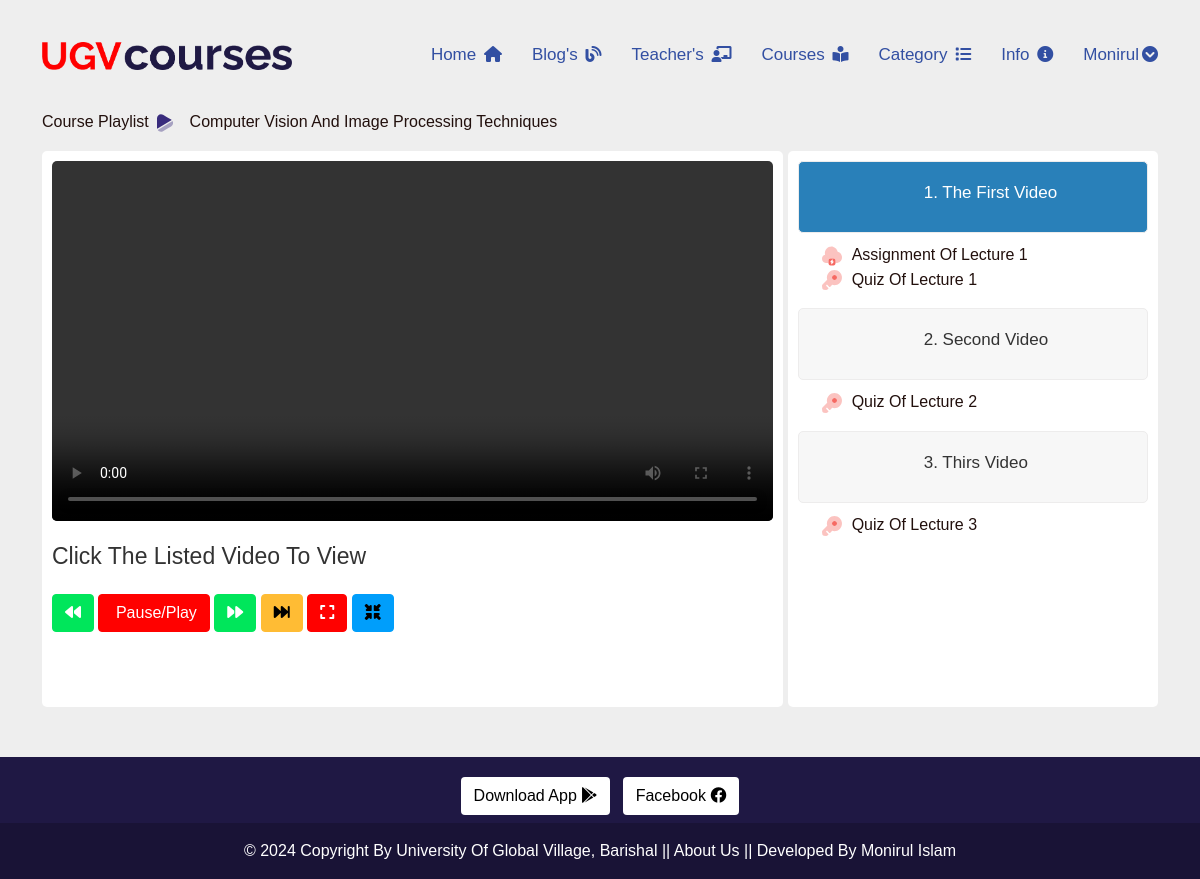
Before: /courses/computer-vision-and-image-processing-techniques/playlist/ (signed in) with the older database file.
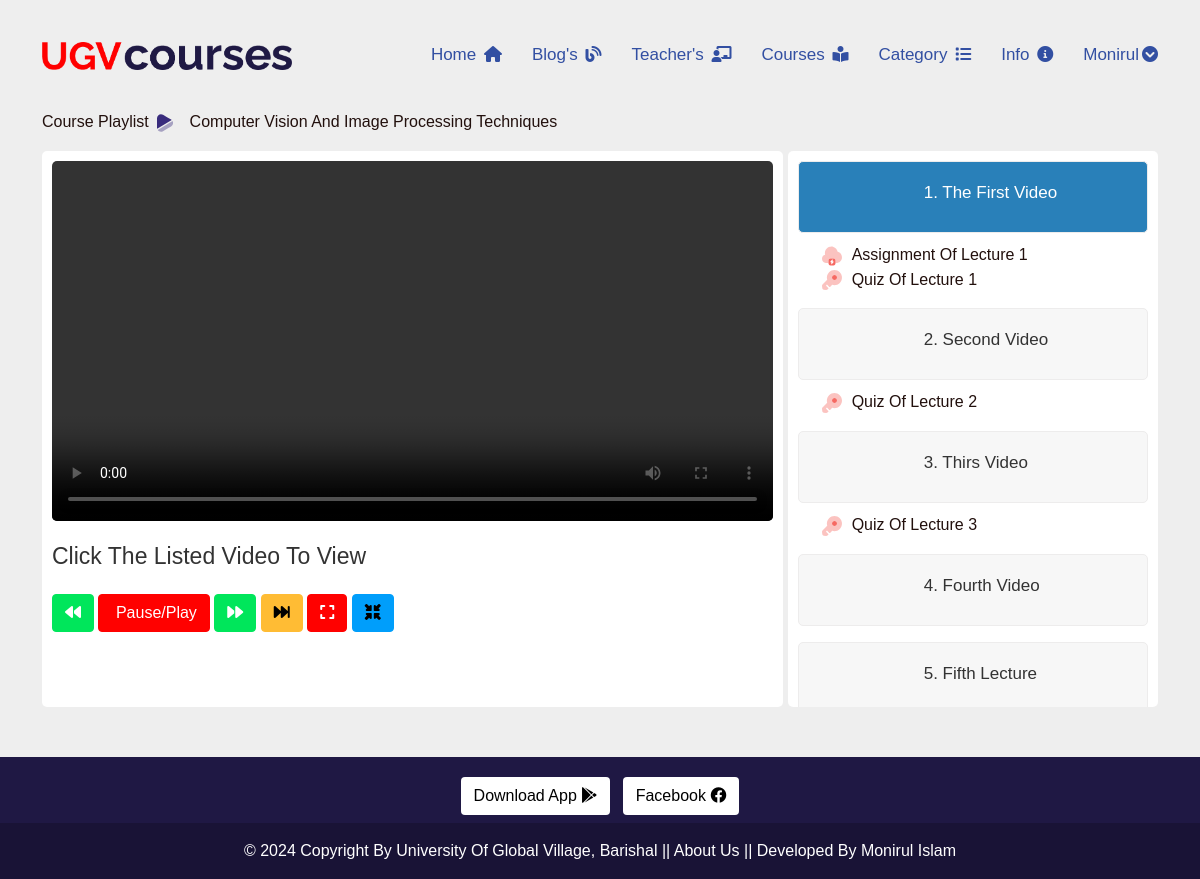
After: the same page with the newer database file.
### lms/models.py (models this page shows, shortened)
class Video(models.Model):
    course = models.ForeignKey(Course, related_name='videos', on_delete=models.CASCADE)
    title = models.CharField(max_length=150)
    is_preview = models.BooleanField(default=False)
    video_file = models.FileField(upload_to=UploadToPath('course_videos/'))
    class_file = models.FileField(upload_to='course_files/', null=True, blank=True )
    assignment = models.FileField(upload_to='course_files/', null=True, blank=True )
    quiz = models.URLField(max_length=500, null=True, blank=True)

### lms/views.py (the view)
# urls.py: path('courses/<slug:course_slug>/playlist/', course_playlist, name='course_playlist'),
@login_required(login_url='profile')
def course_playlist(request, course_slug):
    course = get_object_or_404(Course, slug=course_slug)
    if Enrollment.objects.filter(user=request.user, course=course, approved=True).exists():
        return render(request, 'playlist.html', {'course': course})
    else:
        return redirect('courses')  # Redirect to the courses page or another appropriate page

### lms/context_processors.py (called while the page is built)
def get_all_categories(request):
    categories = Category.objects.all()
    category_counts = []
    for category in categories:
        course_count = Course.objects.filter(category=category).count()
        if course_count > 0:  # Only include non-empty categories
            category_counts.append({'category': category, 'course_count': course_count})
    context = {
        "categories":categories,
        "category_counts": category_counts,
    }
    return context

### templates/playlist.html (shortened to what this page needs)
{% extends 'base.html' %}
{% load static %}
{% block content %}
<div class="container"  >
    <p style="margin-top: 110px;">Course Playlist <img src="{% static 'assets/img/icon/video.svg' %}" class="me-2" alt=""> {{course.title}}</p>
</div>
<div class="container myvideo" style="margin-bottom: 50px;">
    <div class="main-video">
        <div class="video">
            <video oncontextmenu="return false;" id="mainVideo" controls  autoplay></video>
            <h3 id="mainVideoTitle" class="title">
                {% if video_clicked %}
                    {{ video_title }}
                {% else %}
                Click the Listed Video To View
                {% endif %}
            </h3>
            <div class="controls">
                <button class="btn btn-success" id="skipBackward" onclick="skipVideo(-10)"><i class="fa-solid fa-backward"></i></button>
                <button class="btn btn-danger" id="togglePlayPause">
                     Pause/Play
                </button>
                <button class="btn btn-success" id="skipForward" onclick="skipVideo(10)"><i class="fa-solid fa-forward"></i></button>
                <button class="btn btn-warning" id="fastForward" onclick="changePlaybackRate(2)"><i class="fa-solid fa-forward-fast"></i></button>
                <button class="btn btn-danger" id="fullscreenButton"><i class="fa-solid fa-expand"></i></button>
                <button class="btn btn-info" id="pipButton"><i class="fa-solid fa-minimize"></i></button>
            </div>
        </div>
    </div>
    <div class="video-list ">
        {% for video in course.videos.all %}
            <div class="vid{% if forloop.first %} active{% endif %}">
                <video oncontextmenu="return false;" class="playlist-video" src="{{ video.video_file.url }}" muted></video>
                <h3 class="title">{{ forloop.counter }}. {{ video.title }}</h3>
              </div>
          <ol>
                {% if video.assignment %}
                <img src="{% static 'assets/img/icon/cloud.svg' %}" class="me-2" alt=""><a href="{{video.assignment.url}}">Assignment of Lecture {{ forloop.counter }}   </a><br>
                {% endif %}
                {% if video.quiz %}
                <img src="{% static 'assets/img/icon/key.svg' %}" class="me-2" alt=""><a href="{{video.quiz}}">Quiz of Lecture {{ forloop.counter }}</a>
                {% endif %}
          </ol>
        {% endfor %}
    </div>
</div>
{% endblock content %}

Changed rows visible on the page:
added Video: title "Fourth Video"
added Video: title "Fifth Lecture"
